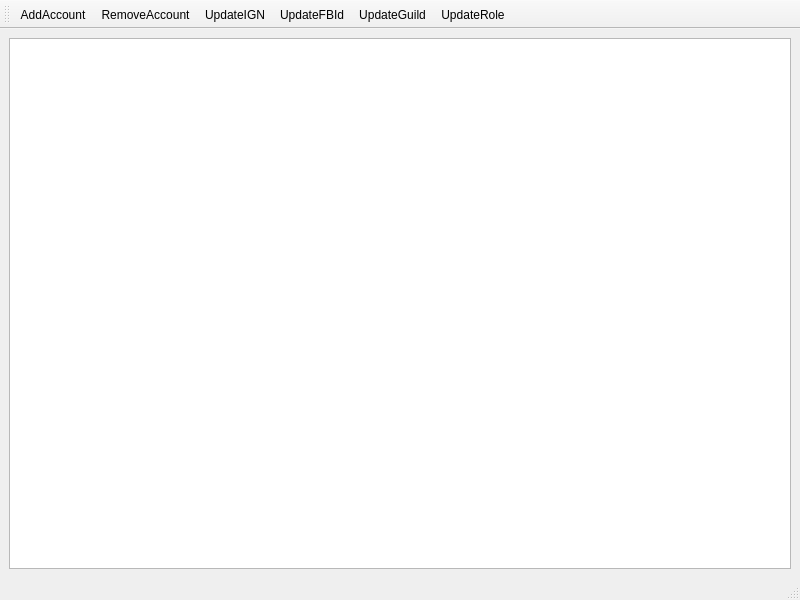
<?xml version="1.0" encoding="UTF-8"?>
<ui version="4.0">
 <class>AccountManager</class>
 <widget class="QMainWindow" name="AccountManager">
  <property name="geometry">
   <rect>
    <x>0</x>
    <y>0</y>
    <width>800</width>
    <height>600</height>
   </rect>
  </property>
  <property name="windowTitle">
   <string>MainWindow</string>
  </property>
  <widget class="QWidget" name="centralwidget">
   <layout class="QVBoxLayout" name="verticalLayout">
    <item>
     <widget class="QTableView" name="tableView">
      <property name="selectionBehavior">
       <enum>QAbstractItemView::SelectRows</enum>
      </property>
     </widget>
    </item>
   </layout>
  </widget>
  <widget class="QMenuBar" name="menubar">
   <property name="geometry">
    <rect>
     <x>0</x>
     <y>0</y>
     <width>800</width>
     <height>22</height>
    </rect>
   </property>
  </widget>
  <widget class="QStatusBar" name="statusbar"/>
  <widget class="QToolBar" name="toolBar">
   <property name="windowTitle">
    <string>toolBar</string>
   </property>
   <attribute name="toolBarArea">
    <enum>TopToolBarArea</enum>
   </attribute>
   <attribute name="toolBarBreak">
    <bool>false</bool>
   </attribute>
   <addaction name="actionAddAccount"/>
   <addaction name="actionRemoveAccount"/>
   <addaction name="actionUpdateIGN"/>
   <addaction name="actionUpdateFBId"/>
   <addaction name="actionUpdateGuild"/>
   <addaction name="actionUpdateRole"/>
  </widget>
  <action name="actionAddAccount">
   <property name="text">
    <string>AddAccount</string>
   </property>
   <property name="toolTip">
    <string>Add account</string>
   </property>
  </action>
  <action name="actionRemoveAccount">
   <property name="text">
    <string>RemoveAccount</string>
   </property>
   <property name="toolTip">
    <string>Remove account</string>
   </property>
  </action>
  <action name="actionUpdateIGN">
   <property name="text">
    <string>UpdateIGN</string>
   </property>
   <property name="toolTip">
    <string>Update in game name</string>
   </property>
  </action>
  <action name="actionUpdateFBId">
   <property name="text">
    <string>UpdateFBId</string>
   </property>
   <property name="toolTip">
    <string>Update facebook id</string>
   </property>
  </action>
  <action name="actionUpdateGuild">
   <property name="text">
    <string>UpdateGuild</string>
   </property>
   <property name="toolTip">
    <string>Update guild</string>
   </property>
  </action>
  <action name="actionUpdateRole">
   <property name="text">
    <string>UpdateRole</string>
   </property>
   <property name="toolTip">
    <string>Update role in guild</string>
   </property>
  </action>
 </widget>
 <resources/>
 <connections/>
</ui>
